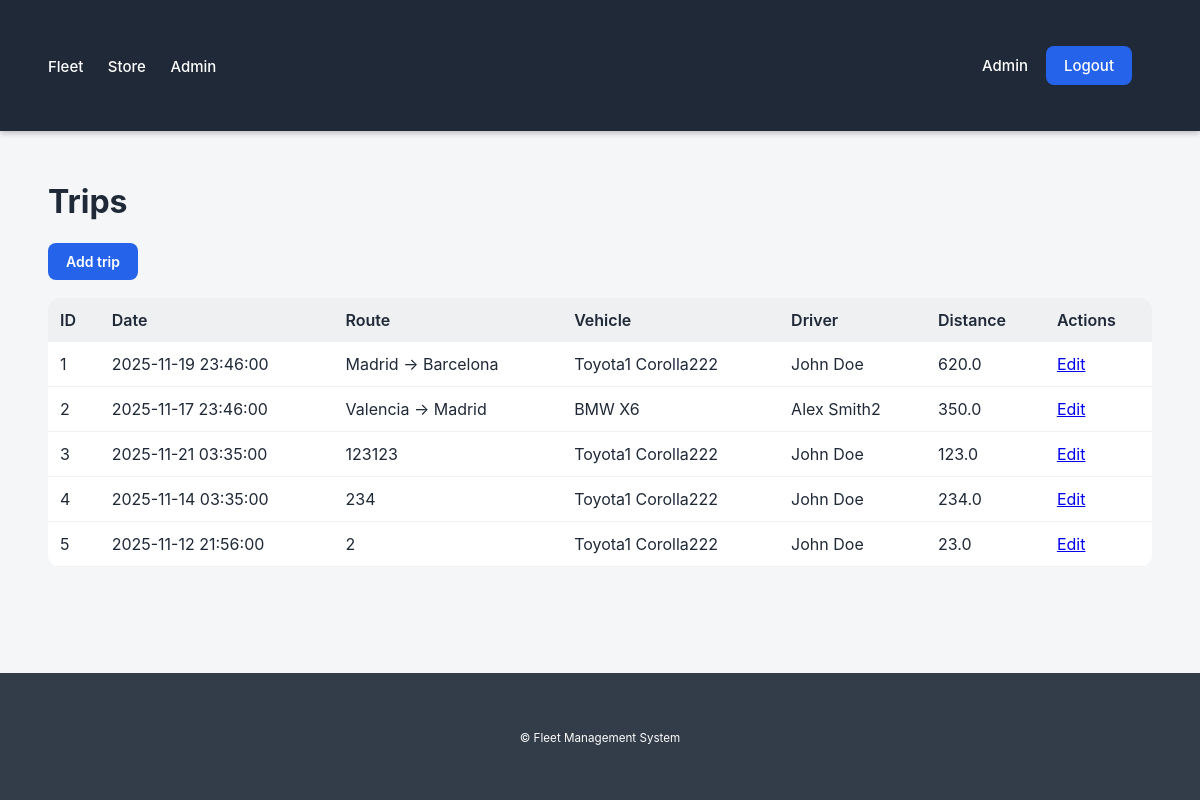
The page /admin/manage_trips (signed in) on the database its author committed.
### app/models/trip.py (models this page shows, shortened)
class Trip(db.Model):
    __tablename__ = 'trips'
    id = db.Column(db.Integer, primary_key=True)
    date = db.Column(db.DateTime, default=datetime.utcnow)
    route = db.Column(db.String(255), nullable=False)
    distance_km = db.Column(db.Float, nullable=True)
    vehicle_id = db.Column(db.Integer, db.ForeignKey('vehicles.id'), nullable=False)
    driver_id = db.Column(db.Integer, db.ForeignKey('drivers.id'), nullable=False)

### app/models/vehicle.py (models this page shows, shortened)
class Vehicle(db.Model):
    __tablename__ = 'vehicles'
    id = db.Column(db.Integer, primary_key=True)
    brand = db.Column(db.String(120), nullable=False)
    model = db.Column(db.String(120), nullable=False)
    year = db.Column(db.Integer, nullable=False)
    vin = db.Column(db.String(100), unique=True, nullable=False)
    technical_state = db.Column(db.String(255), nullable=False)
    trips = db.relationship('Trip', backref='vehicle', cascade='all, delete-orphan', lazy=True)
    maintenances = db.relationship('Maintenance', backref='vehicle', cascade='all, delete-orphan', lazy=True)
    expenses = db.relationship('Expense', backref='vehicle', cascade='all, delete-orphan', lazy=True)

### app/models/driver.py (models this page shows, shortened)
class Driver(db.Model):
    __tablename__ = 'drivers'
    id = db.Column(db.Integer, primary_key=True)
    full_name = db.Column(db.String(150), nullable=False)
    license_number = db.Column(db.String(100), unique=True, nullable=False)
    experience_years = db.Column(db.Integer, nullable=False)
    medical_check = db.Column(db.String(120), nullable=False)   # або Date — як захочеш
    trips = db.relationship(
        'Trip',
        backref='driver',
        cascade='all, delete-orphan',
        lazy=True
    )

### app/controllers/admin_controller.py (the view)
@admin_bp.route("/manage_trips")
@admin_only
def manage_trips():
    trips = _normalize_list(TripService.get_all())
    return render_template("Admin/manage_trips.html", trips=trips)

### app/controllers/admin_controller.py (called while the page is built)
def admin_only(func):
    @wraps(func)
    def wrapper(*args, **kwargs):
        if "user_id" not in session:
            flash("Login required!", "warning")
            return redirect(url_for("auth.login"))
        if session.get("role") != "admin":
            flash("Access denied!", "danger")
            return redirect(url_for("store.dashboard"))
        return func(*args, **kwargs)
    return wrapper

def _normalize_list(res):
    if isinstance(res, tuple) and len(res) == 2:
        return res[0]
    return res

### app/repositories/trip_repository.py (called while the page is built, shortened)
    @staticmethod
    def get_all(query=None, page=None, per_page=None):
        q = Trip.query
        if query:
            search = f"%{query}%"
            q = q.filter(Trip.route.ilike(search))
        items = q.order_by(Trip.id).all()
        return items, 1

### app/services/trip_service.py (called while the page is built)
def _normalize_list(res):
    if isinstance(res, tuple) and len(res) == 2:
        return res[0]
    return res

    @staticmethod
    def get_all(query=None, page=None, per_page=None):
        res = TripRepository.get_all(query=query, page=page, per_page=per_page)
        if page and per_page:
            return _normalize_paginated(res)
        return _normalize_list(res)

### app/templates/Admin/manage_trips.html (shortened to what this page needs)
{% extends 'base.html' %}
{% block content %}
<h1>Trips</h1>
<a class="button" href="{{ url_for('admin.add_trip') }}">Add trip</a>
<table class="table">
  <thead><tr><th>ID</th><th>Date</th><th>Route</th><th>Vehicle</th><th>Driver</th><th>Distance</th><th>Actions</th></tr></thead>
  <tbody>
    {% for t in trips %}
    <tr>
      <td>{{ t.id }}</td>
      <td>{{ t.date }}</td>
      <td>{{ t.route }}</td>
      <td>{{ t.vehicle.brand }} {{ t.vehicle.model }}</td>
      <td>{{ t.driver.full_name }}</td>
      <td>{{ t.distance_km }}</td>
      <td><a href="{{ url_for('admin.edit_trip', tid=t.id) }}">Edit</a></td>
    </tr>
    {% else %}
    <tr><td colspan="7">No trips</td></tr>
    {% endfor %}
  </tbody>
</table>
{% endblock %}

### app/static/css/style.css (style rules this page uses)
html, body { height: 100%; }
body { margin: 0; padding: 0; font-family: -apple-system, BlinkMacSystemFont, "Segoe UI", Roboto, Arial, sans-serif; background: #f4f6f8; color: #1f2937; display: flex; flex-direction: column; }
* { transition: 0.15s ease; }
.button { padding: 10px 18px; border-radius: 8px; background: #2563eb; color: white; text-decoration: none; font-weight: 600; font-size: 14px; display: inline-block; border: none; cursor: pointer; }
.table { width: 100%; border-collapse: collapse; background: white; border-radius: 12px; overflow: hidden; margin-top: 18px; }
.table th { background: #eef0f2; text-align: left; padding: 12px; font-weight: 600; }
.table td { padding: 12px; border-bottom: 1px solid #eef0f2; }

### rows shown on the page
Trip: id "1", date "2025-11-19 23:46:00", route "Madrid → Barcelona", vehicle.brand "Toyota1", vehicle.model "Corolla222", driver.full_name "John Doe", distance_km "620.0"
Trip: id "2", date "2025-11-17 23:46:00", route "Valencia → Madrid", vehicle.brand "BMW", vehicle.model "X6", driver.full_name "Alex Smith2", distance_km "350.0"
Trip: id "3", date "2025-11-21 03:35:00", route "123123", vehicle.brand "Toyota1", vehicle.model "Corolla222", driver.full_name "John Doe", distance_km "123.0"
Trip: id "4", date "2025-11-14 03:35:00", route "234", vehicle.brand "Toyota1", vehicle.model "Corolla222", driver.full_name "John Doe", distance_km "234.0"
Trip: id "5", date "2025-11-12 21:56:00", route "2", vehicle.brand "Toyota1", vehicle.model "Corolla222", driver.full_name "John Doe", distance_km "23.0"

### other values the page prints
{{ session.get('user_name') }} "Admin"
